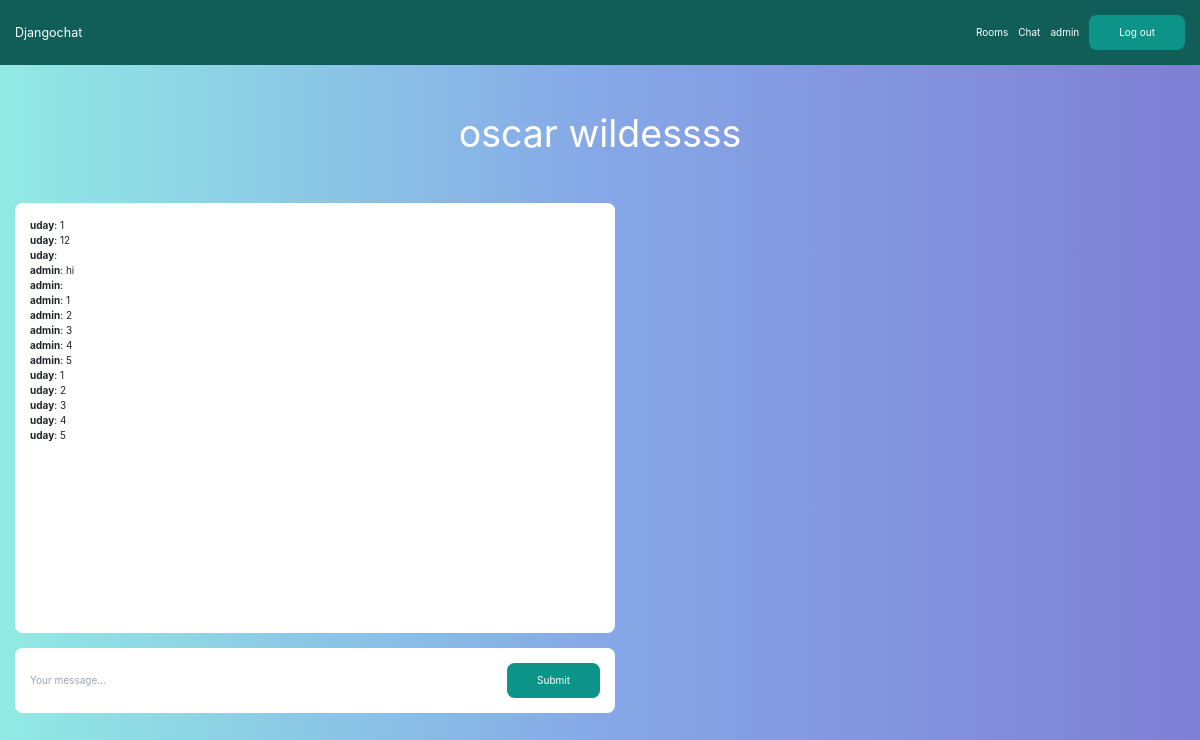
The page /rooms/oscar_wildessss/ (signed in) on the database as committed earlier.
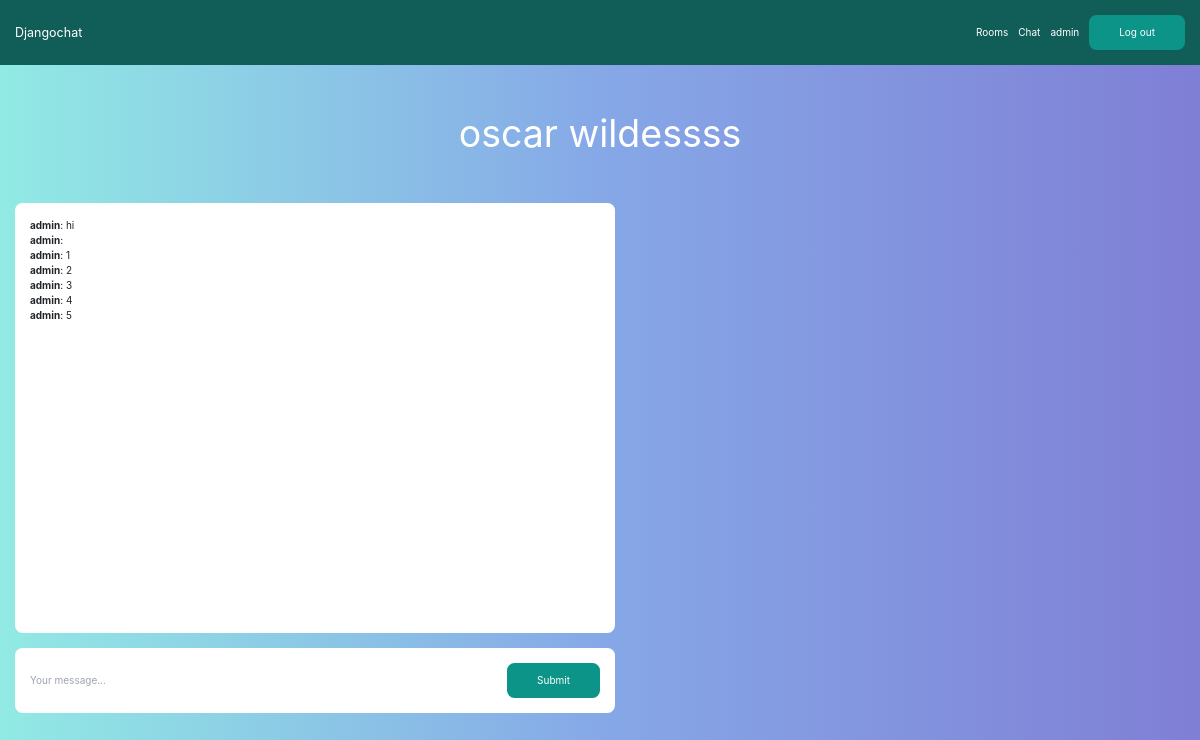
The same page on the database as committed later.
### room/models.py (models this page shows)
class Room(models.Model):
    name = models.CharField(max_length=255)
    slug = models.SlugField(unique=True)

class Message(models.Model):
    room = models.ForeignKey(Room, related_name='messages', on_delete=models.CASCADE)
    user = models.ForeignKey(User, related_name='messages', on_delete=models.CASCADE)
    content = models.TextField()
    date_added = models.DateTimeField(auto_now_add=True)
    class Meta:
        ordering = ('date_added',)

### room/views.py (the view)
# urls.py: path("rooms/",include('room.urls')),
@login_required
def room(request, slug):
    room = Room.objects.get(slug=slug)
    messages = Message.objects.filter(room=room)[0:25]
    return render(request, 'room/room.html', {'room': room, 'messages': messages})

### room/templates/room/room.html (shortened to what this page needs)
{% extends 'core/base.html' %}
{% block content %}
<div class="p-10 lg:p-20 text-center">
    <h1 class="text-3xl lg:text-6xl text-white">{{ room.name }}</h1>
</div>
<div class="lg:w-2/4 mx-4 lg:mx-auto p-4 bg-white rounded-xl">
    <div class="chat-messages space-y-3" id="chat-messages">
        {% for m in messages %}<b>{{ m.user.username }}</b>: {{ m.content }}<br>{% endfor %}
    </div>
</div>
<div class="lg:w-2/4 mt-6 mx-4 lg:mx-auto p-4 bg-white rounded-xl">
    <form method="post" action="." class="flex">
        <input type="text" name="content" class="flex-1 mr-3" placeholder="Your message..." id="chat-message-input">
        <button
            class="px-5 py-3 rounded-xl text-white bg-teal-600 hover:bg-teal-700"
            id="chat-message-submit"
        >Submit</button>
    </form>
</div>
{% endblock %}

### core/templates/core/base.html (shortened to what this page needs)
{% load static %}
<!DOCTYPE html>
<html>
    <head>
        <script src="https://cdn.tailwindcss.com"></script>
        <link href="//maxcdn.bootstrapcdn.com/bootstrap/4.0.0/css/bootstrap.min.css" rel="stylesheet" id="bootstrap-css">
        <link href="//netdna.bootstrapcdn.com/bootstrap/3.0.0/css/bootstrap.min.css" rel="stylesheet" id="bootstrap-css">
        <link rel='stylesheet prefetch' href='https://cdnjs.cloudflare.com/ajax/libs/meyer-reset/2.0/reset.min.css'><link rel='stylesheet prefetch' href='https://cdnjs.cloudflare.com/ajax/libs/font-awesome/4.6.2/css/font-awesome.min.css'>
        <link rel="stylesheet" href="https://stackpath.bootstrapcdn.com/bootstrap/4.1.3/css/bootstrap.min.css">
		<link rel="stylesheet" href="https://use.fontawesome.com/releases/v5.5.0/css/all.css">
		<link rel="stylesheet" type="text/css" href="https://cdnjs.cloudflare.com/ajax/libs/malihu-custom-scrollbar-plugin/3.1.5/jquery.mCustomScrollbar.min.css">
        <link rel="stylesheet" href="{% static 'css/messages.css' %}">
    </head>
    <body class="bg-teal-600">
        <nav class="flex items-center justify-between px-4 py-6 bg-teal-800">
            <div>
                <a href="/" class="text-xl text-white">Djangochat</a>
            </div>
            <div class="flex items-center space-x-4">
                {% if request.user.is_authenticated %}
                    <a href="{% url 'rooms' %}" class="text-white hover:text-gray-200">Rooms</a>
                    <a href="{% url 'messages_page' %}" class="text-white hover:text-gray-200">Chat</a>
                    <p class="text-white hover:text-gray-200">{{request.user.username}}</p>
                    <a href="{% url 'logout' %}" class="px-5 py-3 rounded-xl text-white bg-teal-600 hover:bg-teal-700">Log out</a>
                {% else %}
                    <a href="{% url 'login' %}" class="text-white hover:text-gray-200">Log in</a>
                    <a href="{% url 'signup' %}" class="px-5 py-3 rounded-xl text-white bg-teal-600 hover:bg-teal-700">Sign up</a>
                {% endif %}
            </div>
        </nav>
        {% block content %}
        {% endblock %}
    </body>
</html>

### static/css/messages.css (style rules this page uses)
body, html { height: 100%; margin: 0; background: #7f7fd5; background: -webkit-linear-gradient(to right, #91eae4, #86a8e7, #7f7fd5); background: linear-gradient(to right, #91eae4, #86a8e7, #7f7fd5); }

### core/templates/core/base.html (style rules this page uses)
.chat-messages { height: 400px; overflow-y: auto; }

Rows that differ between the two databases and show on the page:
removed Message: user.username "uday", content "1"
removed Message: user.username "uday", content "12"
removed Message: user.username "uday"
removed Message: user.username "uday", content "1"
removed Message: user.username "uday", content "2"
removed Message: user.username "uday", content "3"
removed Message: user.username "uday", content "4"
removed Message: user.username "uday", content "5"
